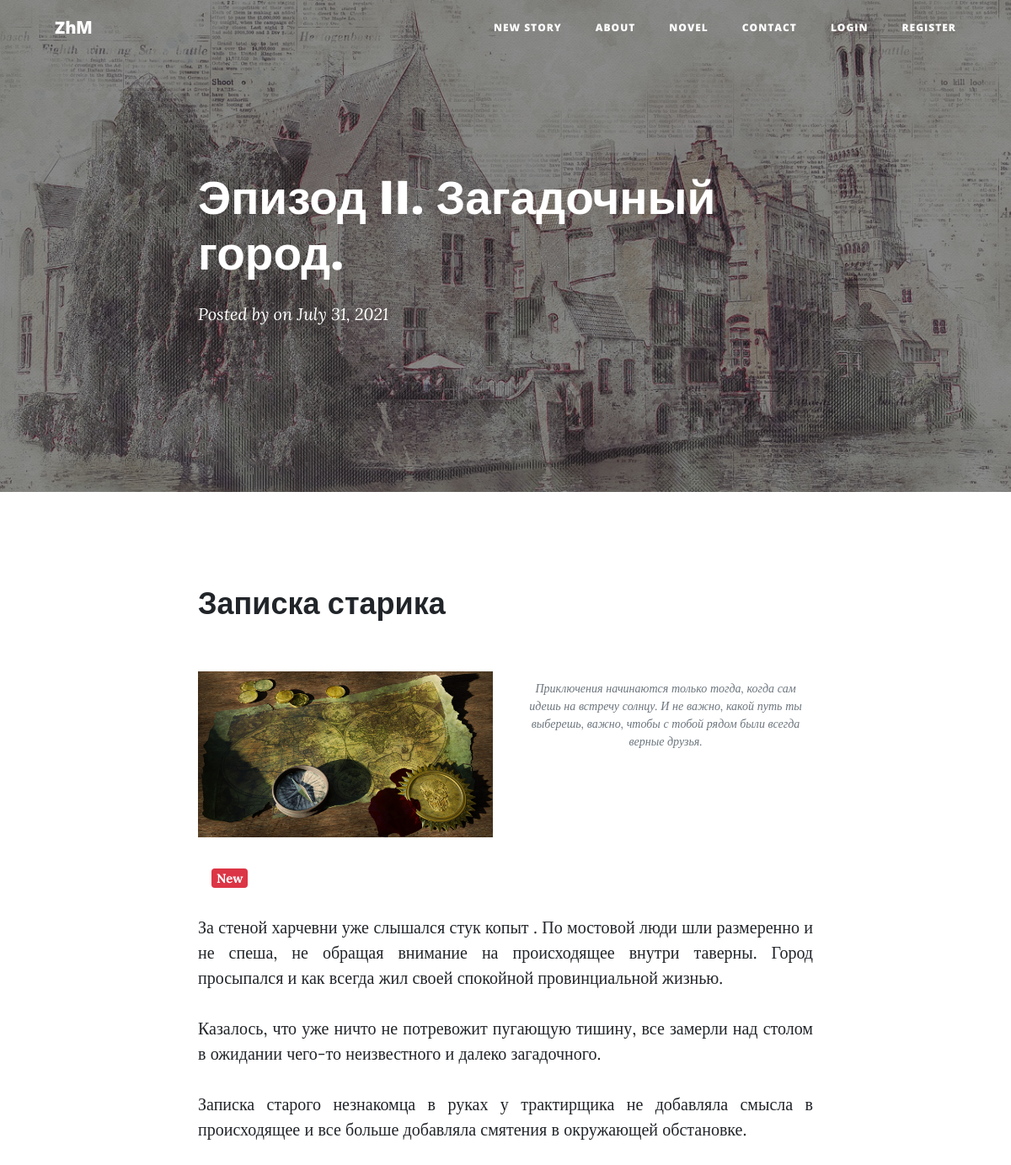
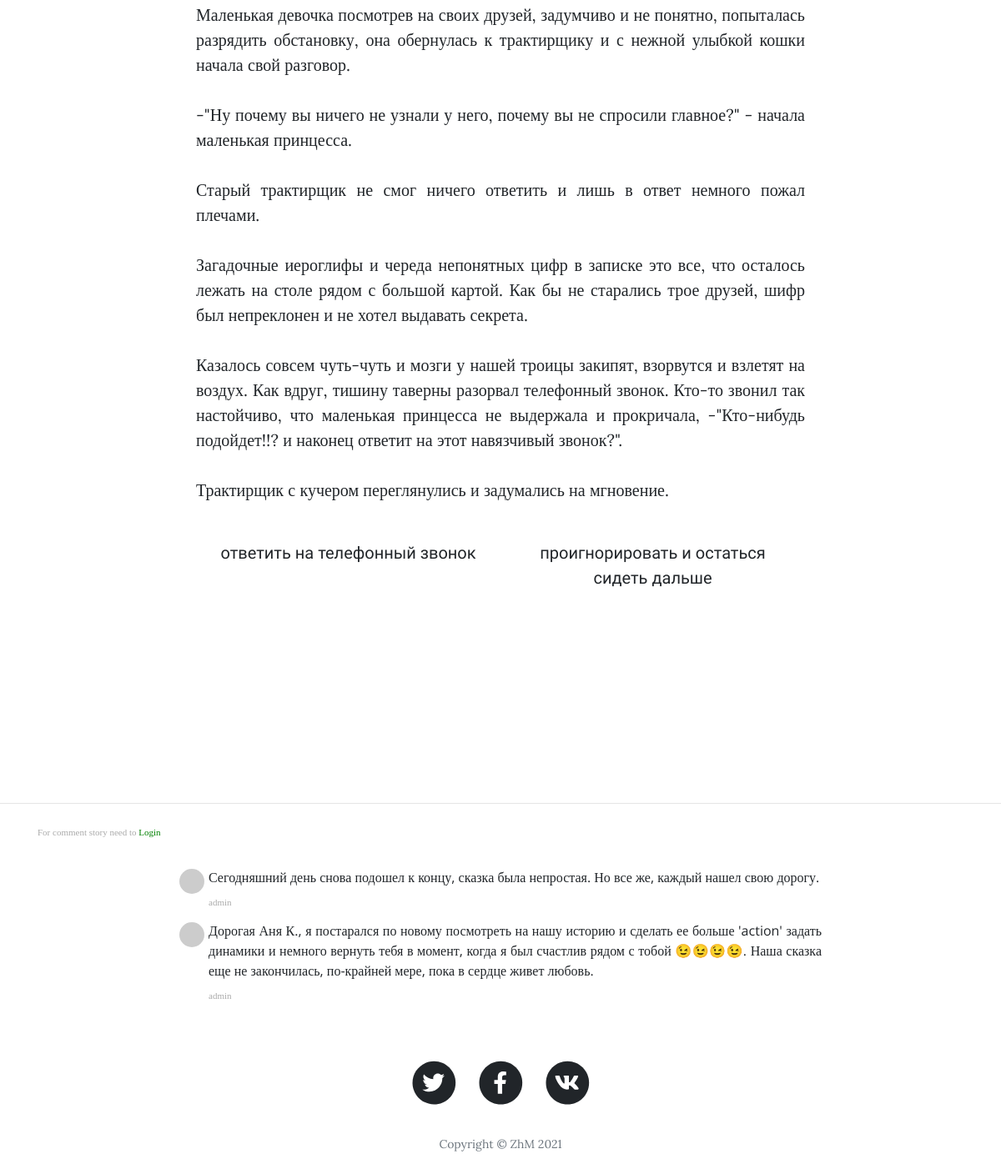
The page /post/12 on the database its author committed (2 pictures, top to bottom).
### main.py (models this page shows)
class Stories(db.Model):
    __tablename__ = "stories"
    id = db.Column(db.Integer, primary_key=True)
    date = db.Column(db.String(10), nullable=False)
    title = db.Column(db.String(250), nullable=False)
    chapter = db.Column(db.String(250), nullable=False)
    subtitle = db.Column(db.String(250), nullable=False)
    body = db.Column(db.String, nullable=False)
    img = db.Column(db.String)
    main_img = db.Column(db.String)
    new_story = db.Column(db.Boolean)
    comments = relationship("Comment", back_populates="parent_stories")

class Comment(db.Model):
    __tablename__ = "comments"
    id = db.Column(db.Integer, primary_key=True)
    text = db.Column(db.String(200), nullable=False)
    author_id = db.Column(db.Integer, db.ForeignKey("user.id"))
    comment_author = relationship("User", back_populates="comments")
    stories_id = db.Column(db.Integer, db.ForeignKey("stories.id"))
    parent_stories = relationship("Stories", back_populates="comments")

class User(UserMixin, db.Model):
    __tablename__ = "user"
    id = db.Column(db.Integer, primary_key=True)
    email = db.Column(db.String(100), unique=True)
    password = db.Column(db.String(100))
    name = db.Column(db.String(100))
    comments = relationship("Comment", back_populates="comment_author")

### main.py (the view, shortened to what this page needs)
@app.route('/post/<int:index>', methods=['POST', 'GET'])
def show_post(index):
    form = Comments()
    stories = Stories.query.get(index)
    requested_post = Stories.query.get(index)
    msg_id = request.args.get('msg_id')
    answer = request.args.get('answer')
    further = request.args.get('further')
    show_message = request.args.get('show_message')
    _anchor = request.args.get('anchor')
    all_row = requested_post.body.split("\n")
    msg_index = [i for i in range(len(all_row)) if '{message}' in all_row[i]]
    show = request.args.get('show')
    if further:
        if further == '0':
            return render_template('post.html', post=requested_post, datetime=datetime, dt=dt, form=form,
                                   msg_index=msg_index[0] + 1, answer=answer)
    if msg_id:
        msg_id = int(msg_id.replace('msg_', ''))
        if msg_index.index(msg_id) + 1 == len(msg_index):
            if all_row.index(all_row[msg_index[msg_index.index(msg_id)]]) != len(all_row):
                _anchor = all_row.index(all_row[msg_index[msg_index.index(msg_id)] + 1])
            else:
                _anchor = all_row.index(all_row[msg_index[msg_index.index(msg_id)] - 1])
        else:
            _anchor = msg_index[msg_index.index(msg_id) + 1] - (msg_index[msg_index.index(msg_id) + 1] - msg_id) + 1
        if msg_index[-1] != msg_id:
            msg_index = msg_index[msg_index.index(msg_id) + 1]
        else:
            msg_index = len(all_row) - 1
        if answer:
            return redirect(url_for('show_post', index=index, _anchor='newstring', anchor=_anchor,
                                    msg_index=msg_index, answer=int(answer)))
        return redirect(url_for('show_post', index=index, _anchor='newstring', anchor=_anchor,
                                msg_index=msg_index))
    elif request.args.get('msg_index'):
        msg_index = int(request.args.get('msg_index')) + 1
    else:
        if msg_index:
            msg_index = msg_index[0] + 1
        else:
            msg_index = len(all_row) + 1
    return render_template('post.html', post=requested_post, datetime=datetime, dt=dt, form=form,
                           msg_index=msg_index, answer=answer, show=show, anchor_msg=_anchor)

### templates/post.html (shortened to what this page needs)
{% import 'bootstrap/wtf.html' as wtf %}
{% include 'header.html' %}
        <header class="masthead" style="background-image: url({{ url_for('static', filename='assets/img-stories/'
        + post['main_img']|string)}})">
            <div class="overlay"></div>
            <div class="container">
                <div class="row">
                    <div class="col-lg-8 col-md-10 mx-auto">
                        <div class="post-heading">
                            <h1>{{ post['chapter'] }}</h1>
                            <span class="meta">
                                Posted by
                                on {{ dt.fromisoformat(post['date']).strftime('%B %d, %Y') }}
                            </span>
                        </div>
                    </div>
                </div>
            </div>
        </header>
        <article>
            <div class="container">
                <div class="row">
                    <div class="col-lg-8 col-md-10 mx-auto">
                        <h2 class="section-heading">{{ post['title'] }}</h2>
                        <div class="row">
                         <div class="col-lg-6 col-md-12 mx-auto">
                            <img class="img-fluid" src="{{ url_for('static', filename='assets/img-stories/'
                            + post['img']|string)}}" alt="..." />
                         </div>
                         <div class="col-lg-6 col-md-12 mx-auto">
                            <span class="caption text-muted">{{ post['subtitle'] }}</span>
                         </div>
                        </div>
                            {% set all_rows_story = post["body"].split("\n") %}
                            {% set show_msg_class = ['toast fade hide', 'fade show'] %}
                            {% set last_row = msg_index %}
                            {% set anchor_msg_n = anchor_msg %}
                            {% for i in  range(msg_index) %}
                                {% set text = all_rows_story[i] %}
                                {% set msg_id = i %}
                                {% if anchor_msg_n|int == (i|int) and '{old}' not in text %}
                                        <div class="m-3 pt-3"><span id='newstring' class="badge badge-danger">New</span></div>
                                {% elif anchor_msg_n|int + 1 == (i)|int and '{old}' in all_rows_story[(i-1)|int] %}
                                        <div class="m-3 pt-3"><span id='newstring' class="badge badge-danger">New</span></div>
                                {% endif %}
                                 {% set text = text.replace('{old}', '') %}
                             {% if "{message}" in text: %}
                                    {% if msg_index - 1 == msg_id: %}
                                        {% set show_msg = 'toast fade hide' %}
                                        {% if '{button}' in text %}
                                            {% if '{further}' in text %}
                                            {% set button_text = text.replace('{message}', '').replace('{button}', '').replace('{further}', '').split(';') %}
                                            <div id = "{{ msg_id }}" class="container my-5 further">
                                                <div class="row">
                                                    <div class="col">
                                                        <div class="card">
                                                            <div class="card-body d-flex justify-content-between">
                                                                <div class="content d-flex align-items-center justify-content-between">
                                                                    <div class="ico">
                                                                        <img class="img-fluid" />
                                                                    </div>
                                                                    <div class="main ml-3">
                                                                        <h1 class="m-0 font-weight-light h3">Уведомление!</h1>
                                                                        <p class="mb-1 small">{{button_text[0]|safe }}</p>
                                                                        <a href="{{ url_for('show_post',
                                                                        index=post.id, msg_id='msg_' + msg_id|string, further=3) }}">{{button_text[1]|safe }} ...</a>
                                                                    </div>
                                                                </div>
                                                                <div class="action border-left pl-3 d-flex align-items-center " >
                                                                    <div>
                                                                        {% set link = button_text[2].replace(' ','').replace('\r','') %}
                                                                          {% if 'http' in  link %}
                                                                                <img src="{{link}}" class="img-fluid"  alt="...">
                                                                           {% else %}
                                                                                 <img src="{{url_for('static', filename='assets/img-stories/'
                                                                                + link|string)}}" class="img-fluidp"  alt="...">
                                                                           {% endif %}
                                                                    </div>
                                                                </div>
                                                            </div>
                                                        </div>
                                                    </div>
                                                </div>
                                            </div>
                                            {% else %}
                                            {% set buttons = text.replace('{message}', '').replace('{button}', '').split('|') %}
                                            <div id = "{{ msg_id }}" class="container">
                                              <div class="row">
                                                {% for button in buttons %}
                                                <div  class="col-sm button-msg fontMark">
                                                   <a href="{{ url_for('show_post',
                                                index=post.id, msg_id='msg_' + msg_id|string, answer = buttons.index(button)) }}" class="stretched-link">
                                                    {{ button }}
                                                   </a>
                                                </div>
                                                {% endfor %}
                                              </div>
                                            </div>
                                            {% endif %}
                                        {% else %}
                                            {% set show_msg = 'toast fade show' %}
                                        {% endif %}
                                    {% else %}
                                        {% set show_msg = 'toast fade hide' %}
                                    {% endif %}
                                    {% set split_text = text.replace('{message}','').split(';') %}
                            {% else %}
                             <div id="{{ msg_id }}">
                                 {% if '{message_pack}' in text %}
                                    {% set text = text.replace('{message_pack}', '') %}
                                 {% if msg_id|int == show|int  %}
                                     {% if answer|int == 1 %}
                                        {% set answer = 0 %}
                                        {% set title = 'открыть письмо' %}
                                     {% else %}
                                        {% set answer = 1 %}
                                        {% set title = 'закрыть письмо' %}
                                     {% endif %}
                                 {% else %}
                                 {% set answer = 0 %}
                                 {% endif %}
                                 {% set show_class = show_msg_class[answer] %}
                                 <a href="{{url_for('show_post',
                                                 index=post.id,
                                                 msg_id=last_row,
                                                 answer = answer,
                                                 show_message=msg_id)}}" title = '{{ title }}'>
                                 <img style='width: 10%; margin-bottom: 10px;' src="{{url_for('static', filename='/assets/img-stories/message.svg')}}"
                                 style="size: 10%;">
                                  </a>
                                 <p class="{{show_class}}" style="line-height: 1.0;">{{ text|safe }}</p>
                                 {% else %}
                                 <p>{{ text|safe }}</p>
                                 {% endif %}
                             </div>
                            {% endif %}
                            {% endfor %}
                    </div>
                </div>
            </div>
        </article>
        <hr style="margin-top: 15rem" />
        {% if current_user.is_authenticated %}
        <div class="container">
          <div class="row">
            <div class="col-lg-12 col-md-10 mx-auto">
              {{ wtf.quick_form(form, novalidate=True,
                button_map={"submit": "primary"}) }}
            </div>
          </div>
        </div>
        {% else %}
        <div class="container">
            <span class="date sub-text"> For comment story need to
                <a href="{{ url_for('login', page='post/' + post.id|string) }}" style="color: green;">Login</a> </span>
        </div>
        {% endif %}
          <div class="col-lg-8 col-md-10 mx-auto comment">
              <ul class="commentList">
                {% for comment in post.comments[::-1] %}
                <li>
                    <div class="commenterImage">
                      <img src="{{ comment.comment_author.email | gravatar }}"/>
                    </div>
                    <div class="commentText">
                      <p style="font-size: 1.0rem; font-family: 'Open Sans';">{{comment.text|safe}}
                       </p>
                      <span class="date sub-text">{{comment.comment_author.name}}</span>
                    </div>
                </li>
                {% endfor %}
              </ul>
            </div>
 {% include 'footer.html' %}

### rows shown on the page
Stories: main_img (picture), chapter "Эпизод II. Загадочный город.", fromisoformat "July 31, 2021", title "Записка старика", img (picture), subtitle "Приключения начинаются только тогда, когда сам идешь на встречу солнцу. И не важно, какой путь ты выберешь, важно, чтобы с тобой рядом были всегда верные друзья."
Comment: text "Сегодняшний день снова подошел к концу, сказка была непростая. Но все же, каждый нашел свою дорогу.", comment_author.name "admin"
Comment: text "Дорогая Аня К., я постарался по новому посмотреть на нашу историю и сделать ее больше 'action' задать динамики и немного вернуть тебя в момент, когда я был счастлив рядом с тобой 😉😉😉😉. Наша сказка еще не закончилась, по-крайней мере, пока в сердце живет любовь.", comment_author.name "admin"

### other values the page prints
{{ text|safe }} "Казалось, что уже ничто не потревожит пугающую тишину, все замерли над столом в ожидании чего-то неизвестного и далеко загадочного." "Записка старого незнакомца в руках у трактирщика не добавляла смысла в происходящее и все больше добавляла смятения в окружающей обстановке." "Маленькая девочка посмотрев на своих друзей, задумчиво и не понятно, попыталась разрядить обстановку, она обернулась к трактирщику и с нежной улыбкой кошки начала свой разговор." "-\"Ну почему вы ничего не узнали у него, почему вы не спросили главное?\" - начала маленькая принцесса." "Старый трактирщик не смог ничего ответить и лишь в ответ немного пожал плечами." "Загадочные иероглифы и череда непонятных цифр в записке это все, что осталось лежать на столе рядом с большой картой. Как бы не старались трое друзей, шифр был непреклонен и не хотел выдавать секрета." "Трактирщик с кучером переглянулись и задумались на мгновение."
{{ button }} "ответить на телефонный звонок" "проигнорировать и остаться сидеть дальше"
